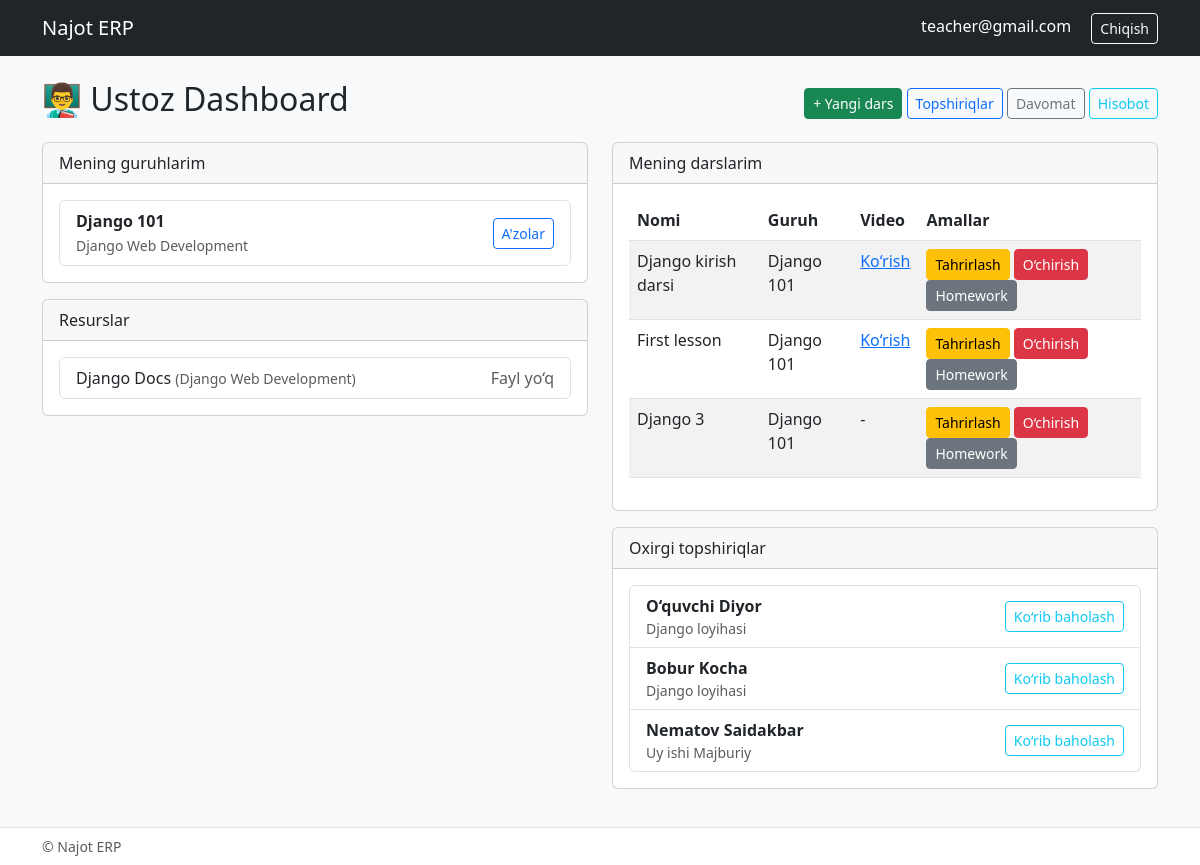
The page /teacher/dashboard/ (signed in) on the database its author committed.
### configapp/models/auth_user.py (models this page shows, shortened)
class User(AbstractBaseUser, PermissionsMixin):
    phone_regex = RegexValidator(
        regex=r'^\+9989\d{8}$',
        message="Telefon raqam +9989XXXXXXXX formatida bo‘lishi kerak"
    )
    phone_number = models.CharField(validators=[phone_regex], max_length=13, null=True, blank=True)
    email = models.EmailField(unique=True, null=True, blank=True)
    is_staff = models.BooleanField(default=False)
    is_admin = models.BooleanField(default=False)
    is_active = models.BooleanField(default=True)
    is_student = models.BooleanField(default=False)
    is_teacher = models.BooleanField(default=False)
    groups = models.ManyToManyField('auth.Group', related_name="custom_user_groups", blank=True)
    user_permissions = models.ManyToManyField('auth.Permission', related_name="custom_user_permissions", blank=True)
    objects = CustomUserManager()
    USERNAME_FIELD = "email"
    REQUIRED_FIELDS = []

### configapp/models/model_group.py (models this page shows, shortened)
class GroupStudent(BaseModel):
    title = models.CharField(max_length=150)
    course = models.ForeignKey(Course, on_delete=models.RESTRICT, related_name='course_groups')
    teacher = models.ManyToManyField(Teacher, related_name='get_teacher', blank=True)
    table = models.ForeignKey(Table, on_delete=models.CASCADE)
    start_date = models.DateField()
    end_time = models.DateField()
    descriptions = models.CharField(max_length=500, blank=True, null=True)

### configapp/models/auth_teacher.py (models this page shows, shortened)
class Course(BaseModel):
    title = models.CharField(max_length=150)
    descriptions = models.TextField(blank=True, null=True)

### configapp/models/resources.py (models this page shows, shortened)
class Resource(BaseModel):
    course = models.ForeignKey(Course, on_delete=models.CASCADE, related_name='resources')
    title = models.CharField(max_length=255)
    file = models.FileField(upload_to='resources/', blank=True, null=True)
    url = models.URLField(blank=True, null=True)
    uploaded_at = models.DateTimeField(auto_now_add=True)
    uploaded_by = models.ForeignKey(User, on_delete=models.SET_NULL, null=True, blank=True)

### configapp/models/lesson_homework.py (models this page shows, shortened)
class Lesson(BaseModel):
    title = models.CharField(max_length=200)
    description = models.TextField(blank=True, null=True)
    group = models.ForeignKey(GroupStudent, on_delete=models.CASCADE, related_name='lessons')
    teacher = models.ForeignKey(Teacher, on_delete=models.CASCADE, related_name='lessons')
    homework = models.OneToOneField(Homework, on_delete=models.SET_NULL, blank=True, null=True, related_name='lesson')
    video_url = models.URLField(blank=True, null=True)
    file = models.FileField(upload_to='lessons/files/', blank=True, null=True)
    image = models.ImageField(upload_to='lessons/images/', blank=True, null=True)
    start_time = models.TimeField(blank=True, null=True)
    end_time = models.TimeField(blank=True, null=True)

class HomeworkUpload(BaseModel):
    student = models.ForeignKey(Student, on_delete=models.CASCADE, related_name='homework_uploads')
    homework = models.ForeignKey(Homework, on_delete=models.CASCADE, related_name='uploads')
    text = models.TextField(blank=True, null=True)
    file = models.FileField(upload_to='student_homework/files/', blank=True, null=True)
    photo = models.FileField(upload_to='student_homework/photos/', blank=True, null=True)
    mark = models.SmallIntegerField(blank=True, null=True)
    is_checked = models.BooleanField(default=False)
    STATUS_CHOICES = (
        ('not_submitted', 'Berilmagan'),
        ('pending', 'Kutayotgan'),
        ('accepted', 'Qabul qilingan'),
    )
    status = models.CharField(max_length=20, choices=STATUS_CHOICES, default='not_submitted')

class Homework(BaseModel):
    title = models.CharField(max_length=200, blank=True, null=True)
    description = models.TextField(blank=True, null=True)
    deadline = models.DateField(blank=True, null=True)
    is_active = models.BooleanField(default=True)

### configapp/models/auth_student.py (models this page shows, shortened)
class Student(BaseModel):
    full_name = models.CharField(max_length=150)
    user = models.OneToOneField(User, on_delete=models.CASCADE)
    group = models.ManyToManyField(GroupStudent, related_name='get_group', blank=True)
    is_line = models.BooleanField(default=False)
    descriptions = models.TextField(blank=True, null=True)

### configapp/views.py (the view)
# urls.py: path('teacher/dashboard/', views.teacher_dashboard, name='teacher_dashboard'),
def teacher_dashboard(request):
    teacher = request.user.teacher
    groups = GroupStudent.objects.filter(teacher=teacher)
    lessons = Lesson.objects.filter(teacher=teacher)
    resources = Resource.objects.filter(uploaded_by=teacher.user)
    homework_uploads = HomeworkUpload.objects.filter(homework__lesson__teacher=teacher)
    context = {
        'teacher': teacher,
        'groups': groups,
        'lessons': lessons,
        'resources': resources,
        'homework_uploads': homework_uploads,
    }
    return render(request, 'teacher/dashboard.html', context)

### configapp/templates/teacher/dashboard.html (shortened to what this page needs)
{% extends 'base.html' %}
{% block content %}
<div class="d-flex justify-content-between align-items-center mb-3">
  <h2>👨‍🏫 Ustoz Dashboard</h2>
  <div>
    <a href="{% url 'lesson_add' %}" class="btn btn-success btn-sm">+ Yangi dars</a>
    <a href="{% url 'homework_list' %}" class="btn btn-outline-primary btn-sm">Topshiriqlar</a>
    <a href="{% url 'attendance_manage' %}" class="btn btn-outline-secondary btn-sm">Davomat</a>
    <a href="{% url 'teacher_report' %}" class="btn btn-outline-info btn-sm">Hisobot</a>
  </div>
</div>
<div class="row">
  <div class="col-lg-6">
    <div class="card mb-3">
      <div class="card-header">Mening guruhlarim</div>
      <div class="card-body">
        {% if groups %}
          <ul class="list-group">
            {% for g in groups %}
              <li class="list-group-item d-flex justify-content-between align-items-center">
                <div>
                  <strong>{{ g.title }}</strong><br>
                  <small class="text-muted">{{ g.course.title }}</small>
                </div>
                <div>
                  <a href="{% url 'teacher_group_detail' g.id %}" class="btn btn-sm btn-outline-primary">A'zolar</a>
                </div>
              </li>
            {% endfor %}
          </ul>
        {% else %}
          <p class="text-muted">Sizga biriktirilgan guruhlar topilmadi.</p>
        {% endif %}
      </div>
    </div>
    <div class="card mb-3">
  <div class="card-header">Resurslar</div>
  <div class="card-body">
    {% if resources %}
      <ul class="list-group">
        {% for r in resources %}
          <li class="list-group-item d-flex justify-content-between align-items-center">
            <div>{{ r.title }} <small class="text-muted">({{ r.course.title }})</small></div>
            <div>
              {% if r.file %}
                <a href="{{ r.file.url }}" class="btn btn-sm btn-outline-secondary">Yuklab olish</a>
              {% else %}
                <span class="text-muted">Fayl yo‘q</span>
              {% endif %}
            </div>
          </li>
        {% endfor %}
      </ul>
    {% else %}
      <p class="text-muted">Hech qanday resurs yuklanmagan.</p>
    {% endif %}
  </div>
</div>
  </div>
  <div class="col-lg-6">
    <div class="card mb-3">
      <div class="card-header">Mening darslarim</div>
      <div class="card-body">
        {% if lessons %}
          <table class="table table-striped">
            <thead>
              <tr><th>Nomi</th><th>Guruh</th><th>Video</th><th>Amallar</th></tr>
            </thead>
            <tbody>
            {% for lesson in lessons %}
              <tr>
                <td>{{ lesson.title }}</td>
                <td>{{ lesson.group.title }}</td>
                <td>
                  {% if lesson.video_url %}
                    <a href="{{ lesson.video_url }}" target="_blank">Ko‘rish</a>
                  {% else %}
                    -
                  {% endif %}
                </td>
                <td>
                  <a href="{% url 'lesson_edit' lesson.id %}" class="btn btn-sm btn-warning">Tahrirlash</a>
                  <a href="{% url 'lesson_delete' lesson.id %}" class="btn btn-sm btn-danger">O‘chirish</a>
                  <a href="{% url 'homework_add' lesson.id %}" class="btn btn-sm btn-secondary">Homework</a>
                </td>
              </tr>
            {% endfor %}
            </tbody>
          </table>
        {% else %}
          <p class="text-muted">Hech qanday dars mavjud emas.</p>
        {% endif %}
      </div>
    </div>
    <div class="card mb-3">
      <div class="card-header">Oxirgi topshiriqlar</div>
      <div class="card-body">
        {% if homework_uploads %}
          <ul class="list-group">
            {% for u in homework_uploads|slice:":6" %}
              <li class="list-group-item d-flex justify-content-between align-items-center">
                <div>
                  <strong>{{ u.student.full_name }}</strong>
                  <div class="small text-muted">{{ u.homework.title }}</div>
                </div>
                <div>
                  <span class="badge bg-
                    {% if u.status == 'accepted' %}
                      success
                    {% elif u.status == 'rejected' %}
                      danger
                    {% else %}
                      warning
                    {% endif %}
                  ">
                  </span>
                  <a href="{% url 'check_homework' u.id %}" class="btn btn-sm btn-outline-info ms-2">Ko‘rib baholash</a>
                </div>
              </li>
            {% endfor %}
          </ul>
        {% else %}
          <p class="text-muted">Topshirilgan vazifalar yo‘q.</p>
        {% endif %}
      </div>
    </div>
  </div>
</div>
{% endblock %}

### configapp/templates/base.html (shortened to what this page needs)
<!DOCTYPE html>
<html lang="uz">
<head>
  <link href="https://cdn.jsdelivr.net/npm/bootstrap@5.3.0/dist/css/bootstrap.min.css" rel="stylesheet">
</head>
<body class="bg-light">
<nav class="navbar navbar-expand-lg navbar-dark bg-dark">
  <div class="container">
    <a class="navbar-brand" href="/">Najot ERP</a>
    <div class="ms-auto">
      {% if user.is_authenticated %}
        <span class="text-white me-3">{{ user.email|default:user.phone_number }}</span>
        <a href="{% url 'logout' %}" class="btn btn-outline-light btn-sm">Chiqish</a>
      {% else %}
        <a href="{% url 'login' %}" class="btn btn-outline-light btn-sm">Kirish</a>
      {% endif %}
    </div>
  </div>
</nav>
<div class="container mt-4">
  {% block content %}{% endblock %}
</div>
<footer class="bg-white border-top fixed-bottom">
  <div class="container py-2 text-muted small">
    © Najot ERP
  </div>
</footer>
</body>
</html>

### configapp/templates/base.html (style rules this page uses)
body { padding-bottom: 60px; }

### rows shown on the page
User: email "teacher@gmail.com"
GroupStudent: title "Django 101", course "Django Web Development"
Resource: title "Django Docs", course "Django Web Development", file "Fayl yo‘q"
Lesson: title "Django kirish darsi", group "Django 101"
Lesson: title "First lesson", group "Django 101"
Lesson: title "Django 3", group "Django 101"
HomeworkUpload: student.full_name "O‘quvchi Diyor", homework "Django loyihasi"
HomeworkUpload: student.full_name "Bobur Kocha", homework "Django loyihasi"
HomeworkUpload: student.full_name "Nematov Saidakbar", homework "Uy ishi Majburiy"
